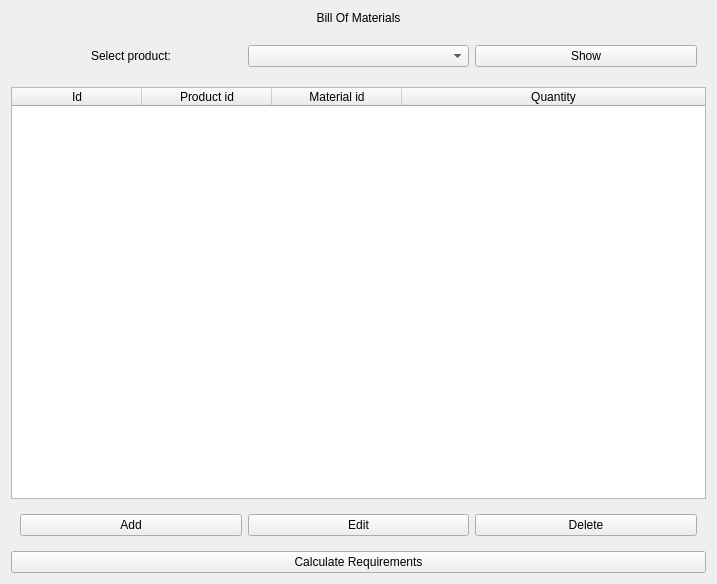
<?xml version="1.0" encoding="UTF-8"?>
<ui version="4.0">
 <class>pageBOM</class>
 <widget class="QWidget" name="pageBOM">
  <property name="geometry">
   <rect>
    <x>0</x>
    <y>0</y>
    <width>717</width>
    <height>584</height>
   </rect>
  </property>
  <property name="sizePolicy">
   <sizepolicy hsizetype="Expanding" vsizetype="Expanding">
    <horstretch>0</horstretch>
    <verstretch>0</verstretch>
   </sizepolicy>
  </property>
  <property name="windowTitle">
   <string>Form</string>
  </property>
  <layout class="QVBoxLayout" name="verticalLayout" stretch="0,0,1,0,0">
   <item>
    <widget class="QLabel" name="lblTitle">
     <property name="sizePolicy">
      <sizepolicy hsizetype="Expanding" vsizetype="Fixed">
       <horstretch>0</horstretch>
       <verstretch>0</verstretch>
      </sizepolicy>
     </property>
     <property name="styleSheet">
      <string notr="true"/>
     </property>
     <property name="text">
      <string>Bill Of Materials</string>
     </property>
     <property name="alignment">
      <set>Qt::AlignmentFlag::AlignCenter</set>
     </property>
    </widget>
   </item>
   <item>
    <widget class="QWidget" name="filter" native="true">
     <property name="minimumSize">
      <size>
       <width>0</width>
       <height>50</height>
      </size>
     </property>
     <layout class="QHBoxLayout" name="horizontalLayout_4">
      <item>
       <widget class="QLabel" name="lblSearch">
        <property name="styleSheet">
         <string notr="true"/>
        </property>
        <property name="text">
         <string>Select product:</string>
        </property>
        <property name="alignment">
         <set>Qt::AlignmentFlag::AlignCenter</set>
        </property>
       </widget>
      </item>
      <item>
       <widget class="QComboBox" name="cbProductFilter"/>
      </item>
      <item>
       <widget class="QPushButton" name="btn_show">
        <property name="styleSheet">
         <string notr="true"/>
        </property>
        <property name="text">
         <string>Show</string>
        </property>
       </widget>
      </item>
     </layout>
    </widget>
   </item>
   <item>
    <widget class="QTableWidget" name="tableBOM">
     <property name="autoFillBackground">
      <bool>false</bool>
     </property>
     <property name="styleSheet">
      <string notr="true"/>
     </property>
     <property name="sizeAdjustPolicy">
      <enum>QAbstractScrollArea::SizeAdjustPolicy::AdjustIgnored</enum>
     </property>
     <property name="editTriggers">
      <set>QAbstractItemView::EditTrigger::NoEditTriggers</set>
     </property>
     <property name="alternatingRowColors">
      <bool>true</bool>
     </property>
     <property name="selectionBehavior">
      <enum>QAbstractItemView::SelectionBehavior::SelectRows</enum>
     </property>
     <attribute name="horizontalHeaderDefaultSectionSize">
      <number>130</number>
     </attribute>
     <attribute name="horizontalHeaderStretchLastSection">
      <bool>true</bool>
     </attribute>
     <attribute name="verticalHeaderShowSortIndicator" stdset="0">
      <bool>false</bool>
     </attribute>
     <attribute name="verticalHeaderStretchLastSection">
      <bool>false</bool>
     </attribute>
     <column>
      <property name="text">
       <string>Id</string>
      </property>
     </column>
     <column>
      <property name="text">
       <string>Product id</string>
      </property>
     </column>
     <column>
      <property name="text">
       <string>Material id</string>
      </property>
     </column>
     <column>
      <property name="text">
       <string>Quantity</string>
      </property>
     </column>
    </widget>
   </item>
   <item>
    <widget class="QWidget" name="BOMButtonBox" native="true">
     <property name="sizePolicy">
      <sizepolicy hsizetype="Expanding" vsizetype="Fixed">
       <horstretch>0</horstretch>
       <verstretch>0</verstretch>
      </sizepolicy>
     </property>
     <property name="minimumSize">
      <size>
       <width>0</width>
       <height>0</height>
      </size>
     </property>
     <property name="styleSheet">
      <string notr="true"/>
     </property>
     <layout class="QHBoxLayout" name="horizontalLayout_2">
      <item>
       <widget class="QPushButton" name="btn_addBOM">
        <property name="text">
         <string>Add</string>
        </property>
       </widget>
      </item>
      <item>
       <widget class="QPushButton" name="btn_editBOM">
        <property name="text">
         <string>Edit</string>
        </property>
       </widget>
      </item>
      <item>
       <widget class="QPushButton" name="btn_deleteBOM">
        <property name="text">
         <string>Delete</string>
        </property>
       </widget>
      </item>
     </layout>
    </widget>
   </item>
   <item>
    <widget class="QPushButton" name="btn_calculate_requirements">
     <property name="text">
      <string>Calculate Requirements</string>
     </property>
    </widget>
   </item>
  </layout>
 </widget>
 <resources/>
 <connections/>
</ui>
